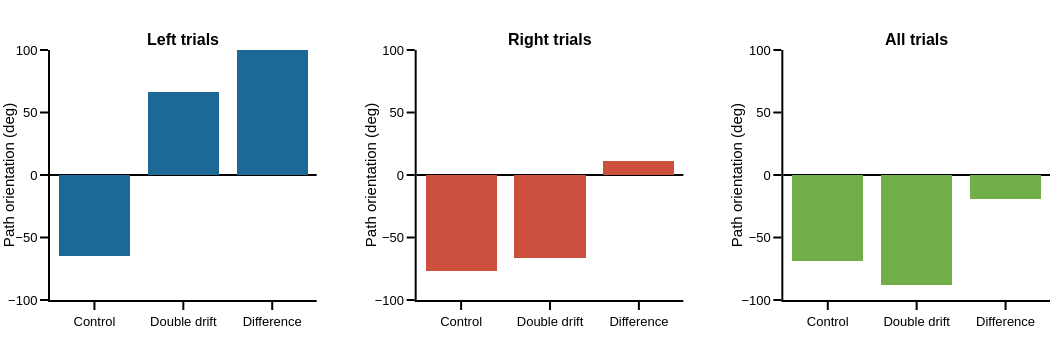

Notebook code for this chart:
### Code cell
# figure specific settings
subplot_titles = ('<b>Left trials<b>', '<b>Right trials<b>', '<b>All trials<b>')

# subplot settings
rows, cols = 1, 3
leg_mergin = 0
fig_height, fig_width = 350*rows, 350*cols+leg_mergin
column_widths,row_heights = [1,1,1],[1]
sb_specs = [[{},{},{}]]
fig = make_subplots(rows=rows, cols=cols, print_grid=False, vertical_spacing=0.2, horizontal_spacing=0.1, 
                    column_widths=column_widths, row_heights=row_heights, subplot_titles=subplot_titles)

x_legend = 1.05
y_legend_step = 0.08
y_legend_sd = 0.97
rad_leg = 0.04
x_txt = ['Control', 'Double drift', 'Difference']
x = [1,2,3]
y = [-69.1, -72.3, -72.3 -(-69.1)]

for sd_num, sd in enumerate(sds):

    # plot data
    y = [ang_reg_all[0, sd_num], 
         ang_reg_all[1, sd_num], 
         ang_reg_all[1, sd_num] - ang_reg_all[0, sd_num]]
    
    fig.append_trace(go.Bar(x=x, y=y, width=[0.8,0.8,0.8], name=sd, 
                          marker_color=sd_cols[sd_num]), row=1, col=sd_num+1)

    # legend
    fig.add_annotation(xref='paper', yref='paper', x=x_legend, y=y_legend_sd - y_legend_step * sd_num, 
                       text=sd, showarrow=False, font_size = template_specs['axes_font_size'],xanchor = 'left', yanchor='middle')
    fig.add_shape(type='rect',xref='paper', yref='paper', fillcolor = sd_cols[sd_num], line_width=0,
                  x0=x_legend - 0.03 - rad_leg / 3.5, y0=y_legend_sd - y_legend_step * sd_num - rad_leg / 2, 
                  x1=x_legend - 0.03 + rad_leg / 3.5, y1=y_legend_sd - y_legend_step * sd_num + rad_leg / 2)
    
# axes settings
for row in np.arange(rows):
    for col in np.arange(cols):
        fig.update_xaxes(visible=True, ticklen=8, linewidth=template_specs['axes_width'], range=[0.5,3.5], row=row+1, col=col+1)
        fig.update_yaxes(visible=True, ticklen=8, linewidth=template_specs['axes_width'], range=[-100,100], zeroline=True, 
                         title='Path orientation (deg)', row=row+1, col=col+1)
    
fig.layout.update(template=fig_template, width=fig_width, height=fig_height, margin_l=50, bargap=0, 
                  xaxis_tickvals=x, xaxis_ticktext=x_txt,
                  xaxis2_tickvals=x, xaxis2_ticktext=x_txt,
                  xaxis3_tickvals=x, xaxis3_ticktext=x_txt,
                  margin_r=leg_mergin, margin_t=50, margin_b=50, showlegend=False)
fig.show()
if not os.path.exists(fig_dir):os.mkdir(fig_dir)
fig.write_image('{}/{}_main_output.pdf'.format(fig_dir, subject))

### Figure 1 — Plotly figure (JSON) as saved in the notebook; plotly's stock layout.template omitted (floating-point values rounded to 4 significant figures)
{"data": [{"marker": {"color": "rgb(29, 105, 150)"}, "name": "Left saccades", "type": "bar", "width": [0.8, 0.8, 0.8], "x": [1, 2, 3], "xaxis": "x", "y": [-64.7, 66.55, 131.3], "yaxis": "y"}, {"marker": {"color": "rgb(204, 80, 62)"}, "name": "Right saccades", "type": "bar", "width": [0.8, 0.8, 0.8], "x": [1, 2, 3], "xaxis": "x2", "y": [-77.09, -66.14, 10.95], "yaxis": "y2"}, {"marker": {"color": "rgb(115, 175, 72)"}, "name": "All saccades", "type": "bar", "width": [0.8, 0.8, 0.8], "x": [1, 2, 3], "xaxis": "x3", "y": [-68.52, -87.72, -19.2], "yaxis": "y3"}], "layout": {"annotations": [{"font": {"size": 16}, "showarrow": false, "text": "<b>Left trials<b>", "x": 0.1333, "xanchor": "center", "xref": "paper", "y": 1, "yanchor": "bottom", "yref": "paper"}, {"font": {"size": 16}, "showarrow": false, "text": "<b>Right trials<b>", "x": 0.5, "xanchor": "center", "xref": "paper", "y": 1, "yanchor": "bottom", "yref": "paper"}, {"font": {"size": 16}, "showarrow": false, "text": "<b>All trials<b>", "x": 0.8667, "xanchor": "center", "xref": "paper", "y": 1, "yanchor": "bottom", "yref": "paper"}, {"font": {"size": 13}, "showarrow": false, "text": "Left saccades", "x": 1.05, "xanchor": "left", "xref": "paper", "y": 0.97, "yanchor": "middle", "yref": "paper"}, {"font": {"size": 13}, "showarrow": false, "text": "Right saccades", "x": 1.05, "xanchor": "left", "xref": "paper", "y": 0.89, "yanchor": "middle", "yref": "paper"}, {"font": {"size": 13}, "showarrow": false, "text": "All saccades", "x": 1.05, "xanchor": "left", "xref": "paper", "y": 0.81, "yanchor": "middle", "yref": "paper"}], "bargap": 0, "height": 350, "margin": {"b": 50, "l": 50, "r": 0, "t": 50}, "shapes": [{"fillcolor": "rgb(29, 105, 150)", "line": {"width": 0}, "type": "rect", "x0": 1.009, "x1": 1.031, "xref": "paper", "y0": 0.95, "y1": 0.99, "yref": "paper"}, {"fillcolor": "rgb(204, 80, 62)", "line": {"width": 0}, "type": "rect", "x0": 1.009, "x1": 1.031, "xref": "paper", "y0": 0.87, "y1": 0.91, "yref": "paper"}, {"fillcolor": "rgb(115, 175, 72)", "line": {"width": 0}, "type": "rect", "x0": 1.009, "x1": 1.031, "xref": "paper", "y0": 0.79, "y1": 0.83, "yref": "paper"}], "showlegend": false, "width": 1050, "xaxis": {"anchor": "y", "domain": [0, 0.2667], "linewidth": 2, "range": [0.5, 3.5], "ticklen": 8, "ticktext": ["Control", "Double drift", "Difference"], "tickvals": [1, 2, 3], "visible": true}, "xaxis2": {"anchor": "y2", "domain": [0.3667, 0.6333], "linewidth": 2, "range": [0.5, 3.5], "ticklen": 8, "ticktext": ["Control", "Double drift", "Difference"], "tickvals": [1, 2, 3], "visible": true}, "xaxis3": {"anchor": "y3", "domain": [0.7333, 1], "linewidth": 2, "range": [0.5, 3.5], "ticklen": 8, "ticktext": ["Control", "Double drift", "Difference"], "tickvals": [1, 2, 3], "visible": true}, "yaxis": {"anchor": "x", "domain": [0, 1], "linewidth": 2, "range": [-100, 100], "ticklen": 8, "title": {"text": "Path orientation (deg)"}, "visible": true, "zeroline": true}, "yaxis2": {"anchor": "x2", "domain": [0, 1], "linewidth": 2, "range": [-100, 100], "ticklen": 8, "title": {"text": "Path orientation (deg)"}, "visible": true, "zeroline": true}, "yaxis3": {"anchor": "x3", "domain": [0, 1], "linewidth": 2, "range": [-100, 100], "ticklen": 8, "title": {"text": "Path orientation (deg)"}, "visible": true, "zeroline": true}}}
